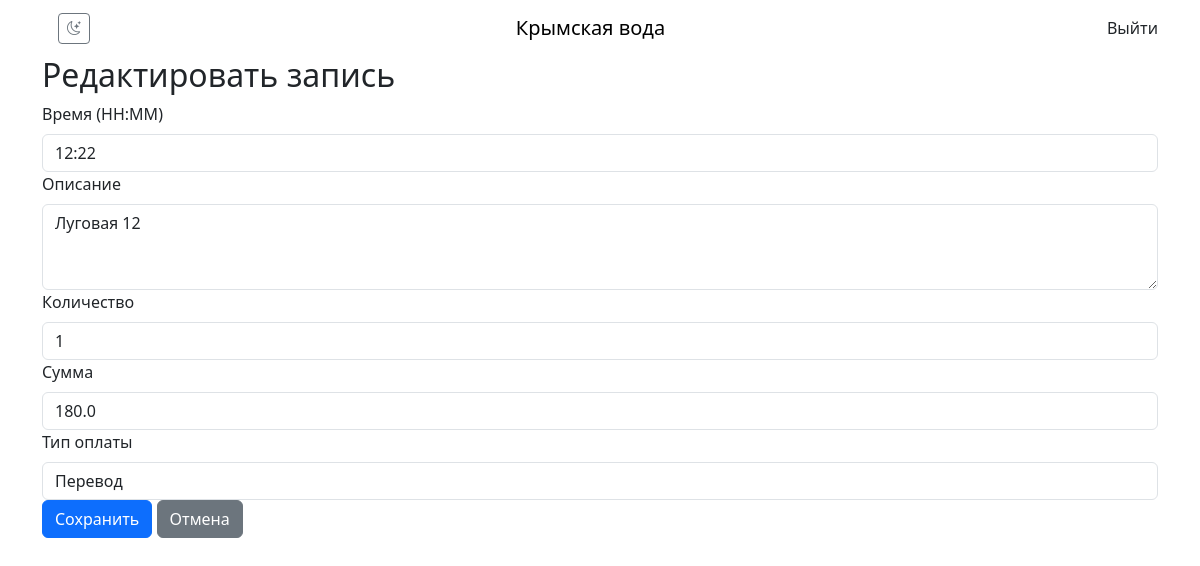
Screenshot of /edit/3 (signed in) with the database file from the repository.
### app/models.py (models this page shows)
class DeliveryRecord(db.Model):
    id = db.Column(db.Integer, primary_key=True)
    date = db.Column(db.Date, index=True, default=datetime.utcnow)
    time = db.Column(db.String(5), nullable=False)  # HH:MM format
    description = db.Column(db.String(200), nullable=False)
    quantity = db.Column(db.Integer, nullable=False)
    amount = db.Column(db.Float, nullable=False)
    payment_type = db.Column(db.String(20), nullable=False)  # нал/перевод
    user_id = db.Column(db.Integer, db.ForeignKey('user.id'), nullable=False)

### app/delivery/routes.py (the view, shortened to what this page needs)
@bp.route('/edit/<int:id>', methods=['GET', 'POST'])
@login_required
def edit_record(id):
    record = DeliveryRecord.query.get_or_404(id)
    if record.user_id != current_user.id:
        abort(403)
    form = DeliveryRecordForm(obj=record)
    return render_template('delivery/edit.html', form=form, record=record)

### app/delivery/forms.py
class DeliveryRecordForm(FlaskForm):
    time = StringField('Время (HH:MM)', validators=[DataRequired()])
    description = TextAreaField('Описание', validators=[DataRequired()])
    quantity = IntegerField('Количество', validators=[DataRequired(), NumberRange(min=1)])
    amount = FloatField('Сумма', validators=[DataRequired(), NumberRange(min=0)])
    payment_type = SelectField('Тип оплаты',
                             choices=[('', 'Не выбран'), ('нал', 'Наличные'), ('перевод', 'Перевод')],
                             validators=[DataRequired()])
    submit = SubmitField('Сохранить')

### app/models.py (called while the page is built)
@login_manager.user_loader
def load_user(user_id):
    return User.query.get(int(user_id))

### app/templates/delivery/edit.html (shortened to what this page needs)
{% extends "base.html" %} {% block title %}Редактировать запись{% endblock %} {%
block content %}
<div class="delivery-form-container">
    <h2>Редактировать запись</h2>
    <form
        method="POST"
        action="{{ url_for('delivery.edit_record', id=record.id, date=selected_date) }}"
    >
        <div class="form-group">
            {{ form.time.label(class="form-label") }} {{
            form.time(class="form-control") }}
        </div>
        <div class="form-group">
            {{ form.description.label(class="form-label") }} {{
            form.description(class="form-control", rows=3) }}
        </div>
        <div class="form-group">
            {{ form.quantity.label(class="form-label") }} {{
            form.quantity(class="form-control") }}
        </div>
        <div class="form-group">
            {{ form.amount.label(class="form-label") }} {{
            form.amount(class="form-control") }}
        </div>
        <div class="form-group">
            {{ form.payment_type.label(class="form-label") }} {{
            form.payment_type(class="form-control") }}
        </div>
        <div class="form-actions">
            <button type="submit" class="btn btn-primary">Сохранить</button>
            <a
                href="{{ url_for('delivery.list_records') }}"
                class="btn btn-secondary"
                >Отмена</a
            >
        </div>
    </form>
</div>
{% endblock %}

### app/static/css/styles.css (style rules this page uses)
:root { --primary-color: #4e73df; --danger-color: #e74a3b; }
.btn-primary { background-color: var(--primary-color); }

### rows the page displays
DeliveryRecord: time "12:22", description "Луговая 12", quantity "1", amount "180.0", payment_type "Перевод"
